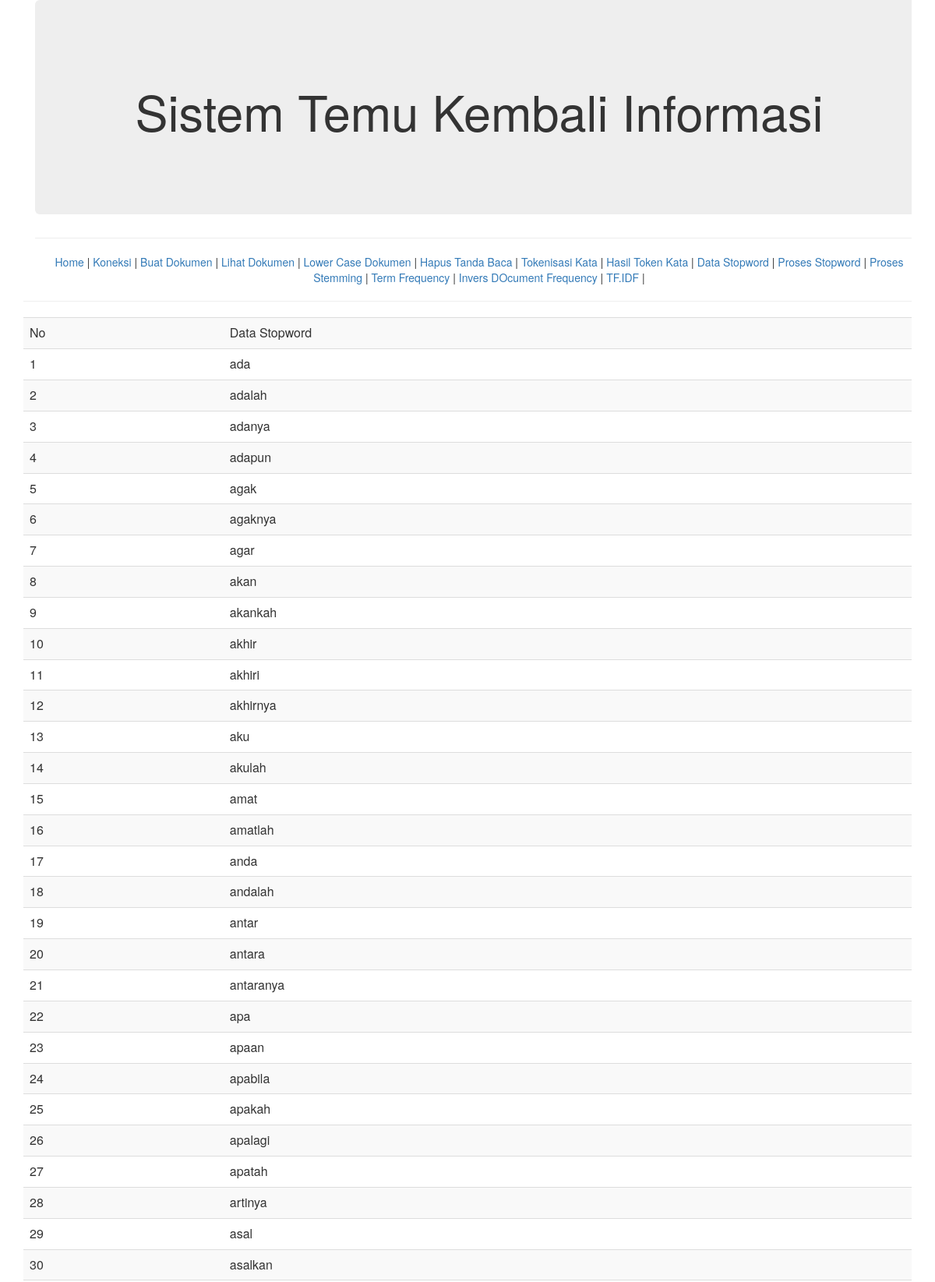
Page /datastopword.php (upper part) on the committed database.
### tables this page shows
CREATE TABLE `stopword` (
  `stopword` varchar(25) NOT NULL
);

### datastopword.php (the view, shortened to what this page needs)
<?php
    include "header.php";
?>
<div class="container">
    <div class="table-responsive">
        <table class="table table-hover table-striped">
        <tr>
<td>No</td>
<td>Data Stopword</td>
</tr>
<?php
include "index.php";
include "koneksi.php";
$query = "SELECT * FROM stopword";
$result = mysqli_query($koneksi,$query);
$no=1;
while($row = mysqli_fetch_array($result)){
echo "<tr>";
echo "<td>$no</td>";
echo "<td><font color=blue></font>" . " $row[stopword] " . "<br></td>";
echo "</tr>";
$no++;
}
?>
        </table>
    </div>
</div>

### rows in the picture
stopword: stopword "ada"
stopword: stopword "adalah"
stopword: stopword "adanya"
stopword: stopword "adapun"
stopword: stopword "agak"
stopword: stopword "agaknya"
stopword: stopword "agar"
stopword: stopword "akan"
stopword: stopword "akankah"
stopword: stopword "akhir"
stopword: stopword "akhiri"
stopword: stopword "akhirnya"
stopword: stopword "aku"
stopword: stopword "akulah"
stopword: stopword "amat"
stopword: stopword "amatlah"
stopword: stopword "anda"
stopword: stopword "andalah"
stopword: stopword "antar"
stopword: stopword "antara"
stopword: stopword "antaranya"
stopword: stopword "apa"
stopword: stopword "apaan"
stopword: stopword "apabila"
stopword: stopword "apakah"
stopword: stopword "apalagi"
stopword: stopword "apatah"
stopword: stopword "artinya"
stopword: stopword "asal"
stopword: stopword "asalkan"
